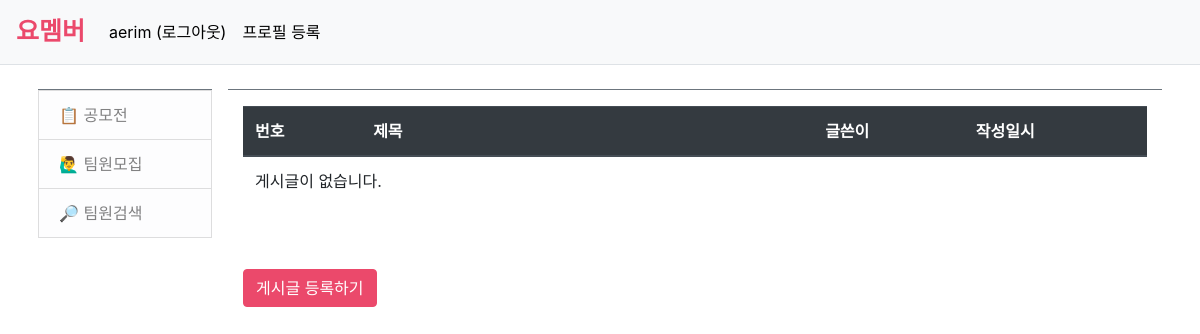
Page /yomember/team (signed in) on the earlier database version.
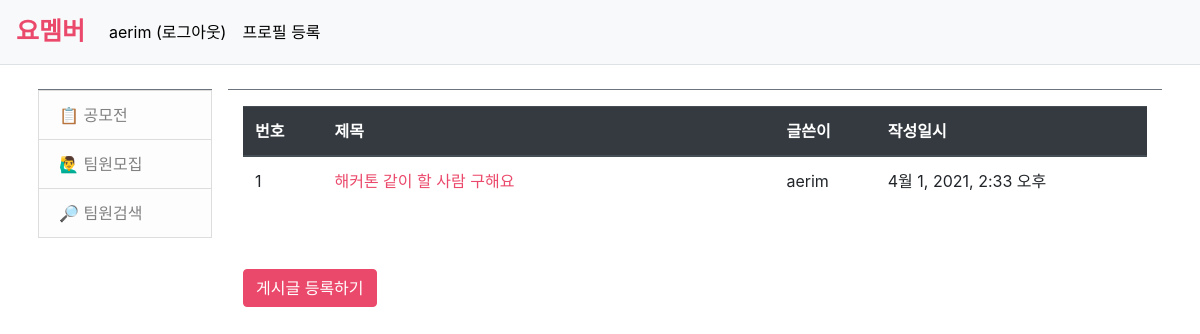
Same page on the later database version.
### yomember/models.py (models this page shows, shortened)
class Question(models.Model):
    subject = models.CharField(max_length=200)
    content = models.TextField()
    create_date = models.DateTimeField()
    author = models.ForeignKey(User, on_delete=models.CASCADE)

### yomember/views.py (the view)
# urls.py: path('team', views.team, name='team'),
def team(request):
    question_list = Question.objects.order_by('-create_date')
    context = {'question_list': question_list}
    return render(request, 'yomember/team.html', context)

### templates/yomember/team.html (shortened to what this page needs)
{% extends 'base.html' %}
{% block content %}
<div class = "container my-3">
    <table class = "table">
        <thead>
        <tr class="thead-dark">
            <th>번호</th>
            <th style="width:50%">제목</th>
            <th>글쓴이</th>
            <th>작성일시</th>
        </tr>
        </thead>
        <tbody>
        {% if question_list %}
        {% for question in question_list %}
        <tr class="text-left">
            <td>{{ forloop.counter }}</td>
            <td class="text-left">
                <a href="{% url 'yomember:detail' question.id %}" style="color: #EB496B;">{{ question.subject }}</a>
            </td>
            <td>{{ question.author.username }}</td>
            <td>{{ question.create_date }}</td>
        </tr>
        {% endfor %}
        {% else %}
        <tr>
            <td colspan="3">게시글이 없습니다.</td>
        </tr>
        {% endif %}
        </tbody>
    </table>
    <br><br>
    <a href="{% url 'yomember:question_create' %}" class="btn btn-primary" style="background-color: #EB496B; border-color: #EB496B;">게시글 등록하기</a>
</div>
{% endblock %}

Differences in the rows shown:
added Question: subject "해커톤 같이 할 사람 구해요", author.username "aerim", create_date "4월 1, 2021, 2:33 오후"
Other differences:
text no longer shown: "게시글이 없습니다."
